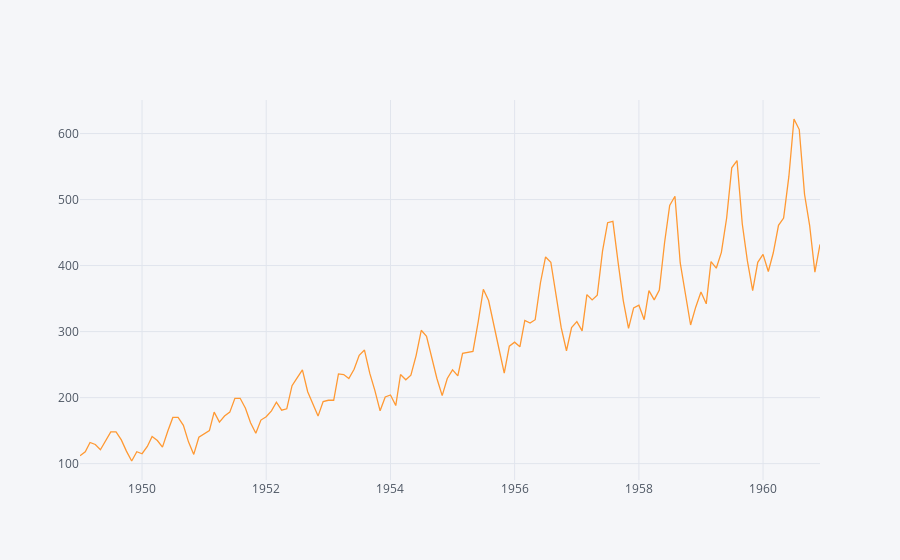

Write notebook code for a chart like this one.
### Markdown cell above
Podemos ver que ya es el índice nuestra columna 'TravelDate'. Vamos a plotear la serie a ver qué podemos inferir.

### Code cell
airpassengers.iplot()

### Figure 1 — Plotly figure (JSON) as saved in the notebook; plotly's stock layout.template omitted (floating-point values rounded to 4 significant figures; data arrays with more than 128 entries replaced by an {"elided": "..."} marker saying what was removed)
{"data": [{"line": {"color": "rgba(255, 153, 51, 1.0)", "dash": "solid", "shape": "linear", "width": 1.3}, "mode": "lines", "name": "Passengers", "text": "", "type": "scatter", "uid": "314f6ac9-1d06-46d1-8b97-63273cca7e57", "x": {"elided": "144 str values"}, "y": {"elided": "144 int values"}}], "layout": {"legend": {"bgcolor": "#F5F6F9", "font": {"color": "#4D5663"}}, "paper_bgcolor": "#F5F6F9", "plot_bgcolor": "#F5F6F9", "title": {"font": {"color": "#4D5663"}}, "xaxis": {"gridcolor": "#E1E5ED", "showgrid": true, "tickfont": {"color": "#4D5663"}, "title": {"font": {"color": "#4D5663"}, "text": ""}, "zerolinecolor": "#E1E5ED"}, "yaxis": {"gridcolor": "#E1E5ED", "showgrid": true, "tickfont": {"color": "#4D5663"}, "title": {"font": {"color": "#4D5663"}, "text": ""}, "zerolinecolor": "#E1E5ED"}}}
